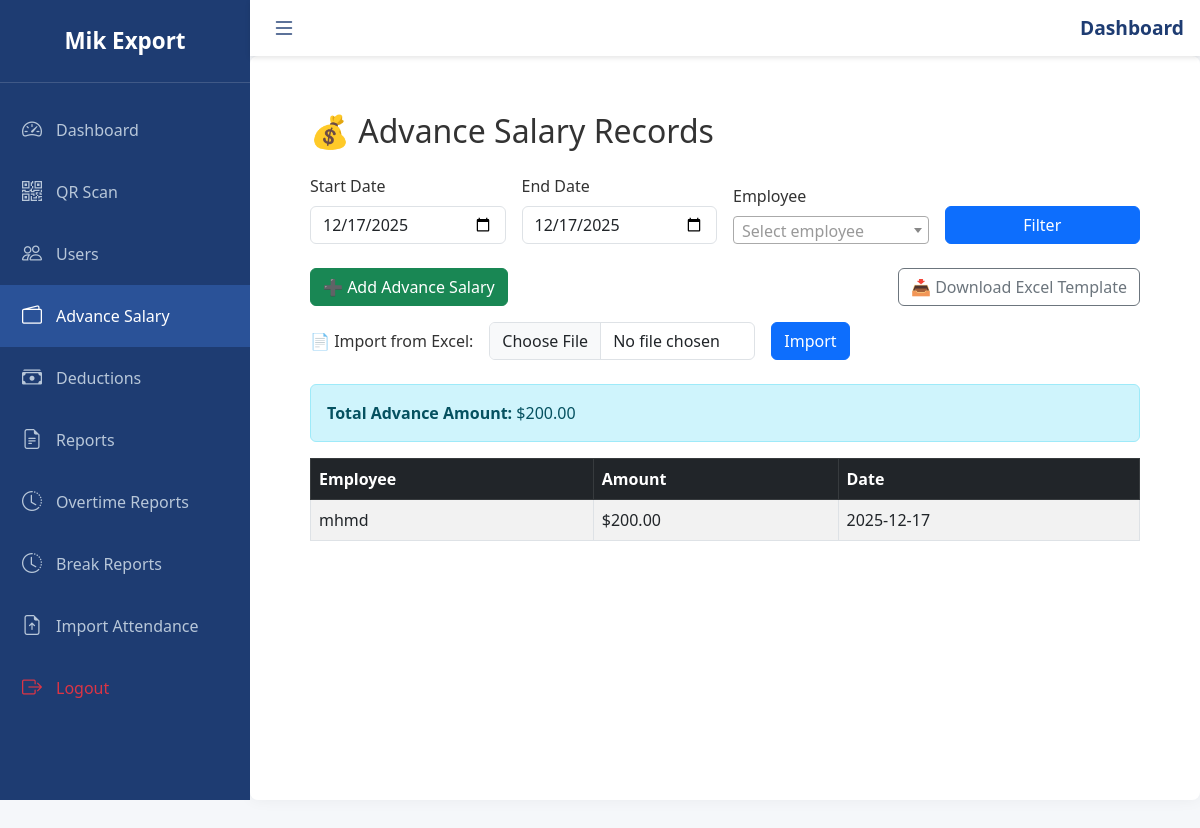
Page /advances (signed in) on the committed database.
### attendance_app/models.py (models this page shows, shortened)
class AdvanceSalary(db.Model):
    id = db.Column(db.Integer, primary_key=True)
    user_id = db.Column(db.Integer, db.ForeignKey('user.id'))
    amount = db.Column(db.Float, nullable=False)
    date = db.Column(db.Date, default=date.today)
    user = db.relationship('User', backref='advances')

class User(UserMixin, db.Model):
    id = db.Column(db.Integer, primary_key=True)
    name = db.Column(db.String(150), nullable=False)
    username = db.Column(db.String(100), unique=True, nullable=False)
    password = db.Column(db.String(128))
    role = db.Column(db.String(20), default='employee')
    salary_per_month = db.Column(db.Float, default=0.0)
    device_id = db.Column(db.String(128), unique=True, nullable=True)
    serial_number = db.Column(db.String(255), unique=True, nullable=True)

### attendance_app/routes.py (the view)
@app.route('/advances')
@login_required
def advances():
    start_date_str = request.args.get('start_date', date.today().isoformat())
    end_date_str = request.args.get('end_date', date.today().isoformat())
    user_id = request.args.get('user_id')
    start_date = datetime.strptime(start_date_str, '%Y-%m-%d').date()
    end_date = datetime.strptime(end_date_str, '%Y-%m-%d').date()
    query = AdvanceSalary.query.filter(
        AdvanceSalary.date >= start_date,
        AdvanceSalary.date <= end_date
    )
    users = []
    if current_user.role in ('manager',) or getattr(current_user, 'is_admin', False):
        users = User.query.order_by(User.name).all()
        if user_id:
            try:
                uid = int(user_id)
                query = query.filter(AdvanceSalary.user_id == uid)
            except ValueError:
                pass  # invalid user_id — skip filter
    else:
        query = query.filter(AdvanceSalary.user_id == current_user.id)
    advance_salaries = query.order_by(AdvanceSalary.date.desc()).all()
    total_advance_amount = query.with_entities(func.sum(AdvanceSalary.amount)).scalar() or 0.0
    return render_template('advances.html',
                           advance_salaries=advance_salaries,
                           users=users,
                           start_date=start_date_str,
                           end_date=end_date_str,
                           selected_user_id=user_id or '',
                           total_advance_amount=total_advance_amount)

### attendance_app/models.py (called while the page is built)
@login_manager.user_loader
def load_user(user_id):
    return User.query.get(int(user_id))

### attendance_app/templates/advances.html (shortened to what this page needs)
{% extends 'base.html' %}
{% block content %}
<div class="container py-4">
  <h2 class="mb-4">💰 Advance Salary Records</h2>
  <form method="GET" class="row g-3 mb-4 align-items-end">
    <div class="col-md-3">
      <label for="start_date" class="form-label">Start Date</label>
      <input type="date" name="start_date" id="start_date" class="form-control"
             value="{{ start_date }}">
    </div>
    <div class="col-md-3">
      <label for="end_date" class="form-label">End Date</label>
      <input type="date" name="end_date" id="end_date" class="form-control"
             value="{{ end_date }}">
    </div>
    {% if current_user.role == 'manager' or current_user.is_admin %}
    <div class="col-md-3">
      <label for="user_id" class="form-label">Employee</label>
    </div>
    {% endif %}
    <div class="col-md-3">
      <button type="submit" class="btn btn-primary w-100">Filter</button>
    </div>
  </form>
  <div class="d-flex justify-content-between align-items-center mb-3 flex-wrap gap-2">
    <a href="{{ url_for('add_advance') }}" class="btn btn-success">
      ➕ Add Advance Salary
    </a>
    <div>
      <a href="{{ url_for('download_advance_template') }}" class="btn btn-outline-secondary">
        📥 Download Excel Template
      </a>
    </div>
  </div>
  <div class="mb-4">
    <form method="POST" action="{{ url_for('import_advance_salaries') }}" enctype="multipart/form-data" class="row g-3 align-items-center">
      <div class="col-auto">
        <label for="excel_file" class="form-label mb-0">📄 Import from Excel:</label>
      </div>
      <div class="col-md-4">
        <input type="file" name="excel_file" id="excel_file" accept=".xlsx, .xls" class="form-control" required>
      </div>
      <div class="col-auto">
        <button type="submit" class="btn btn-primary">Import</button>
      </div>
    </form>
  </div>
  {% if total_advance_amount is defined %}
<div class="alert alert-info">
  <strong>Total Advance Amount:</strong> ${{ "%.2f"|format(total_advance_amount) }}
</div>
{% endif %}
  <div class="table-responsive">
    <table class="table table-bordered table-striped align-middle">
      <thead class="table-dark">
        <tr>
          <th>Employee</th>
          <th>Amount</th>
          <th>Date</th>
        </tr>
      </thead>
      <tbody>
        {% for adv in advance_salaries %}
        <tr>
          <td>{{ adv.user.name }}</td>
          <td>${{ "%.2f"|format(adv.amount) }}</td>
          <td>{{ adv.date.strftime('%Y-%m-%d') }}</td>
        </tr>
        {% endfor %}
      </tbody>
    </table>
  </div>
</div>
{% endblock %}

### attendance_app/templates/base.html (style rules this page uses)
body, html { height: 100%; margin: 0; font-family: 'Segoe UI', Tahoma, Geneva, Verdana, sans-serif; background-color: #f5f7fa; color: #333; }

### rows in the picture
AdvanceSalary: user.name "mhmd", amount "200.00", date "2025-12-17"

### other values in the picture
{{ "%.2f"|format(total_advance_amount) }} "200.00"
